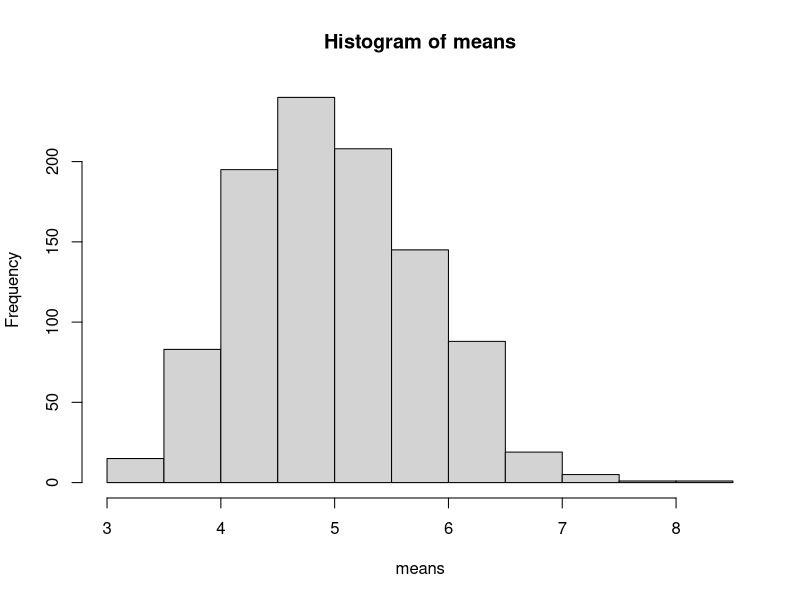
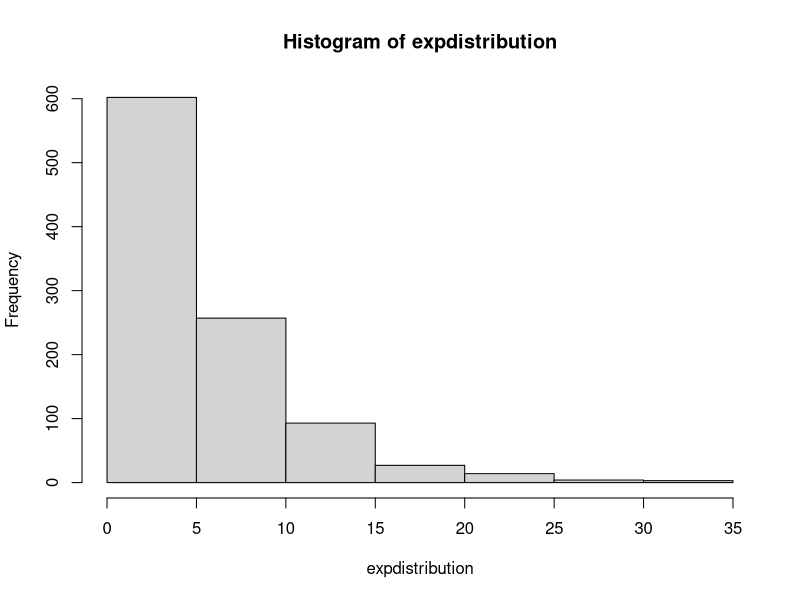

These figures' R source, in order:
## ---- chunk 1
lambda <-  0.2
n <- 40
nosim <- 1000
set.seed(1)
collectiondata <- rexp(nosim * n, lambda)
matrixdata <- matrix(collectiondata, nrow=nosim, ncol=n)
str(matrixdata)
means <-  apply(matrixdata, 1, mean)
str(means)
# 1. Show the sample mean and compare it to the theoretical mean of the distribution.
mean(means)
1/lambda
# 2. Show how variable the sample is (via variance) and compare it to the theoretical variance of the distribution
var(means)
sd(means)
(1/lambda)/sqrt(n)
# 3. Show that the distribution is approximately normal.
hist(means)
## ---- chunk 2
lambda <-  0.2
n <- 40
set.seed(1)
expdistribution <- rexp(1000, lambda)
str(expdistribution)
mean(expdistribution)
var(expdistribution)
sd(expdistribution)
1/lambda
(1/lambda)/sqrt(n)
hist(expdistribution)
